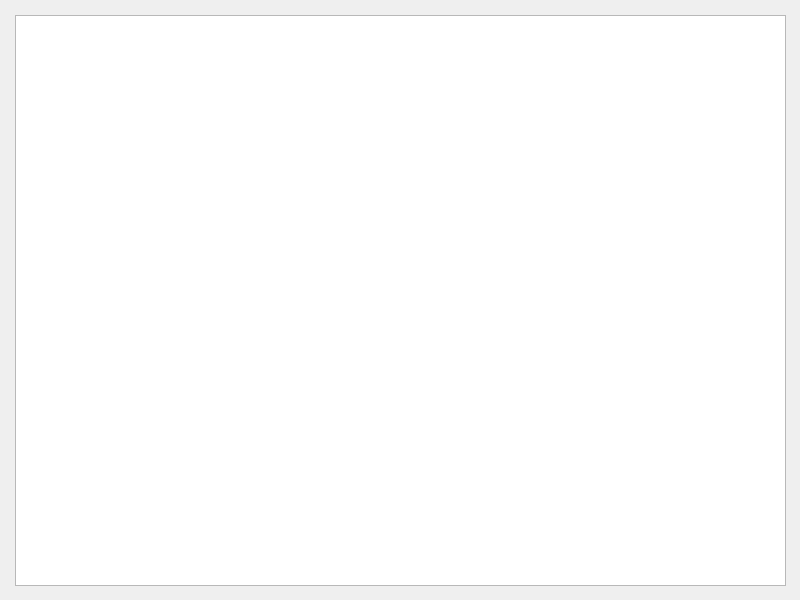
<?xml version="1.0" encoding="UTF-8"?>
<ui version="4.0">
 <class>Dialog</class>
 <widget class="QDialog" name="Dialog">
  <property name="geometry">
   <rect>
    <x>0</x>
    <y>0</y>
    <width>800</width>
    <height>600</height>
   </rect>
  </property>
  <property name="windowTitle">
   <string>Dialog</string>
  </property>
  <widget class="QTableView" name="tableView_table">
   <property name="geometry">
    <rect>
     <x>15</x>
     <y>15</y>
     <width>771</width>
     <height>571</height>
    </rect>
   </property>
  </widget>
 </widget>
 <resources/>
 <connections/>
</ui>
